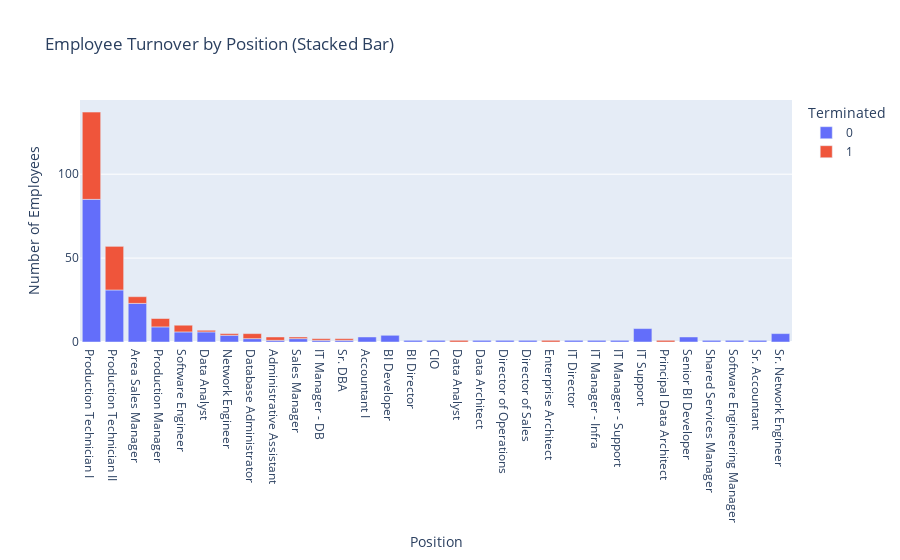

The code cell stored with this chart in its notebook:
### Code cell
# Stacked Bar Chart for Turnover by Position
turnover_position = df.groupby(['Position', 'Termd']).size().unstack().reset_index()

# Sort by total number of employees
turnover_position['Total'] = turnover_position[0] + turnover_position[1]
turnover_position = turnover_position.sort_values(by='Total', ascending=False).drop('Total', axis=1)

# Create the stacked bar chart:
fig = px.bar(turnover_position, x='Position', y=[0, 1], title="Employee Turnover by Position (Stacked Bar)",
             labels={'value': 'Number of Employees', 'variable': 'Terminated'})
fig.show()

### Figure 1 — Plotly figure (JSON) as saved in the notebook; plotly's stock layout.template omitted (floating-point values rounded to 4 significant figures)
{"data": [{"hovertemplate": "Terminated=0<br>Position=%{x}<br>Number of Employees=%{y}<extra></extra>", "legendgroup": "0", "marker": {"color": "#636efa", "pattern": {"shape": ""}}, "name": "0", "orientation": "v", "showlegend": true, "textposition": "auto", "type": "bar", "x": ["Production Technician I", "Production Technician II", "Area Sales Manager", "Production Manager", "Software Engineer", "Data Analyst", "Network Engineer", "Database Administrator", "Administrative Assistant", "Sales Manager", "IT Manager - DB", "Sr. DBA", "Accountant I", "BI Developer", "BI Director", "CIO", "Data Analyst ", "Data Architect", "Director of Operations", "Director of Sales", "Enterprise Architect", "IT Director", "IT Manager - Infra", "IT Manager - Support", "IT Support", "Principal Data Architect", "Senior BI Developer", "Shared Services Manager", "Software Engineering Manager", "Sr. Accountant", "Sr. Network Engineer"], "xaxis": "x", "y": [85.0, 31.0, 23.0, 9.0, 6.0, 6.0, 4.0, 2.0, 1.0, 2.0, 1.0, 1.0, 3.0, 4.0, 1.0, 1.0, NaN, 1.0, 1.0, 1.0, NaN, 1.0, 1.0, 1.0, 8.0, NaN, 3.0, 1.0, 1.0, 1.0, 5.0], "yaxis": "y"}, {"hovertemplate": "Terminated=1<br>Position=%{x}<br>Number of Employees=%{y}<extra></extra>", "legendgroup": "1", "marker": {"color": "#EF553B", "pattern": {"shape": ""}}, "name": "1", "orientation": "v", "showlegend": true, "textposition": "auto", "type": "bar", "x": ["Production Technician I", "Production Technician II", "Area Sales Manager", "Production Manager", "Software Engineer", "Data Analyst", "Network Engineer", "Database Administrator", "Administrative Assistant", "Sales Manager", "IT Manager - DB", "Sr. DBA", "Accountant I", "BI Developer", "BI Director", "CIO", "Data Analyst ", "Data Architect", "Director of Operations", "Director of Sales", "Enterprise Architect", "IT Director", "IT Manager - Infra", "IT Manager - Support", "IT Support", "Principal Data Architect", "Senior BI Developer", "Shared Services Manager", "Software Engineering Manager", "Sr. Accountant", "Sr. Network Engineer"], "xaxis": "x", "y": [52.0, 26.0, 4.0, 5.0, 4.0, 1.0, 1.0, 3.0, 2.0, 1.0, 1.0, 1.0, NaN, NaN, NaN, NaN, 1.0, NaN, NaN, NaN, 1.0, NaN, NaN, NaN, NaN, 1.0, NaN, NaN, NaN, NaN, NaN], "yaxis": "y"}], "layout": {"barmode": "relative", "legend": {"title": {"text": "Terminated"}, "tracegroupgap": 0}, "title": {"text": "Employee Turnover by Position (Stacked Bar)"}, "xaxis": {"anchor": "y", "domain": [0, 1], "title": {"text": "Position"}}, "yaxis": {"anchor": "x", "domain": [0, 1], "title": {"text": "Number of Employees"}}}}
